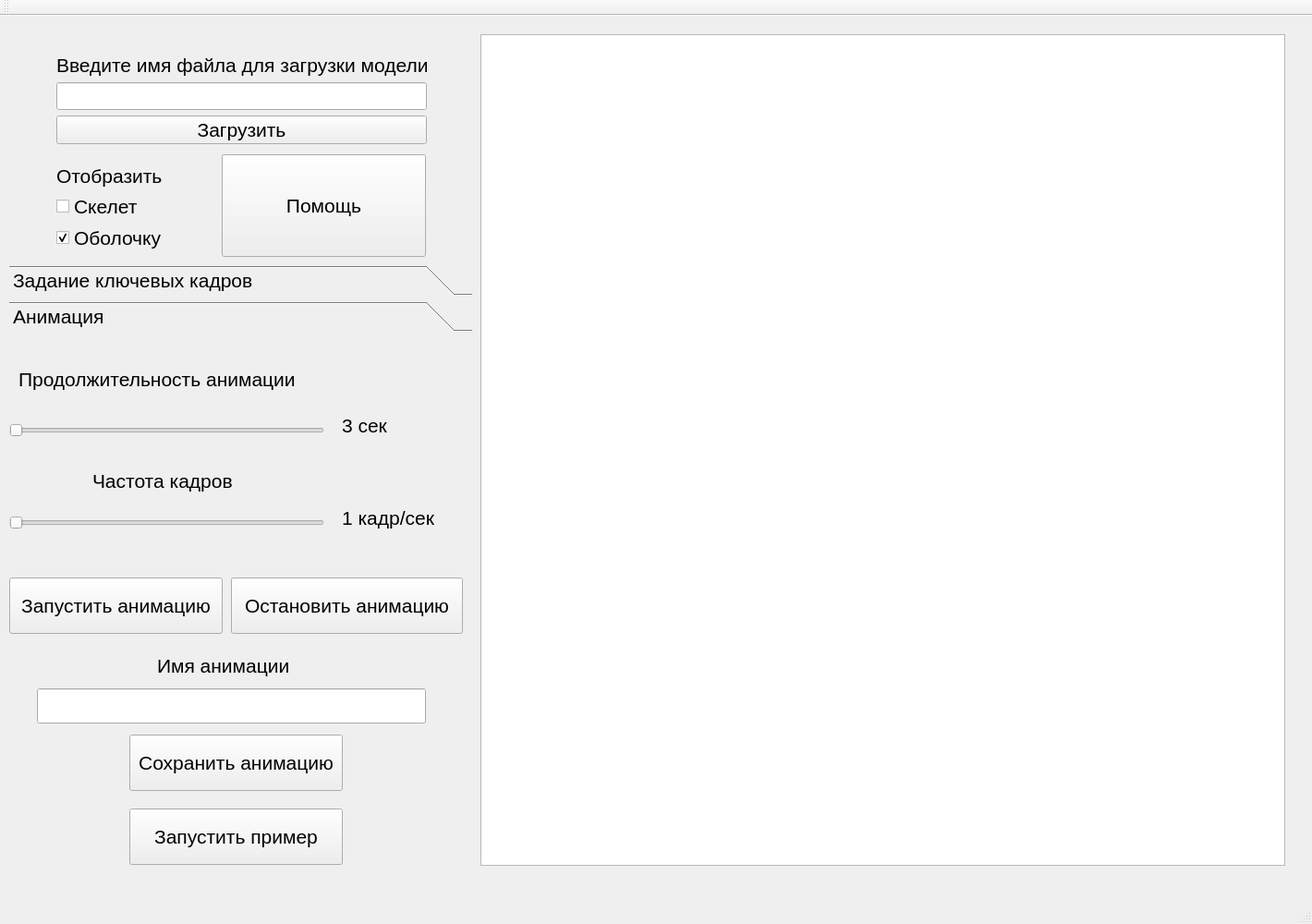
<?xml version="1.0" encoding="UTF-8"?>
<ui version="4.0">
 <class>MainWindow</class>
 <widget class="QMainWindow" name="MainWindow">
  <property name="geometry">
   <rect>
    <x>0</x>
    <y>0</y>
    <width>1420</width>
    <height>1000</height>
   </rect>
  </property>
  <property name="windowTitle">
   <string>MainWindow</string>
  </property>
  <widget class="QWidget" name="centralWidget">
   <widget class="QGraphicsView" name="graphicsView">
    <property name="geometry">
     <rect>
      <x>520</x>
      <y>20</y>
      <width>871</width>
      <height>900</height>
     </rect>
    </property>
   </widget>
   <widget class="QToolBox" name="toolBox">
    <property name="geometry">
     <rect>
      <x>10</x>
      <y>270</y>
      <width>501</width>
      <height>671</height>
     </rect>
    </property>
    <property name="font">
     <font>
      <pointsize>16</pointsize>
     </font>
    </property>
    <property name="currentIndex">
     <number>1</number>
    </property>
    <widget class="QWidget" name="page_2">
     <property name="geometry">
      <rect>
       <x>0</x>
       <y>0</y>
       <width>501</width>
       <height>583</height>
      </rect>
     </property>
     <attribute name="label">
      <string>Задание ключевых кадров</string>
     </attribute>
     <widget class="QPushButton" name="btnAdd">
      <property name="geometry">
       <rect>
        <x>70</x>
        <y>230</y>
        <width>361</width>
        <height>51</height>
       </rect>
      </property>
      <property name="font">
       <font>
        <pointsize>16</pointsize>
       </font>
      </property>
      <property name="text">
       <string>Добавить новый ключевой кадр</string>
      </property>
     </widget>
     <widget class="QComboBox" name="cmbFrames">
      <property name="geometry">
       <rect>
        <x>70</x>
        <y>160</y>
        <width>361</width>
        <height>32</height>
       </rect>
      </property>
      <property name="font">
       <font>
        <pointsize>16</pointsize>
       </font>
      </property>
      <property name="currentIndex">
       <number>-1</number>
      </property>
     </widget>
     <widget class="QLabel" name="label_3">
      <property name="geometry">
       <rect>
        <x>120</x>
        <y>100</y>
        <width>261</width>
        <height>51</height>
       </rect>
      </property>
      <property name="font">
       <font>
        <pointsize>16</pointsize>
       </font>
      </property>
      <property name="text">
       <string>Список ключевых кадров</string>
      </property>
     </widget>
     <widget class="QPushButton" name="btnView">
      <property name="geometry">
       <rect>
        <x>70</x>
        <y>320</y>
        <width>361</width>
        <height>51</height>
       </rect>
      </property>
      <property name="font">
       <font>
        <pointsize>16</pointsize>
       </font>
      </property>
      <property name="text">
       <string>Просмотреть все ключевые кадры</string>
      </property>
     </widget>
     <widget class="QRadioButton" name="btnLast">
      <property name="geometry">
       <rect>
        <x>0</x>
        <y>20</y>
        <width>401</width>
        <height>22</height>
       </rect>
      </property>
      <property name="text">
       <string>Добавлять ключевые кадры в конец</string>
      </property>
      <property name="checked">
       <bool>true</bool>
      </property>
     </widget>
     <widget class="QRadioButton" name="btnCurrent">
      <property name="geometry">
       <rect>
        <x>0</x>
        <y>60</y>
        <width>501</width>
        <height>22</height>
       </rect>
      </property>
      <property name="text">
       <string>Добавлять ключевые кадры после текущего</string>
      </property>
     </widget>
     <widget class="QPushButton" name="btnDeleteAll">
      <property name="geometry">
       <rect>
        <x>70</x>
        <y>500</y>
        <width>361</width>
        <height>51</height>
       </rect>
      </property>
      <property name="font">
       <font>
        <pointsize>16</pointsize>
       </font>
      </property>
      <property name="text">
       <string>Удалить все ключевые кадры</string>
      </property>
     </widget>
     <widget class="QPushButton" name="btnDeleteCurr">
      <property name="geometry">
       <rect>
        <x>70</x>
        <y>410</y>
        <width>361</width>
        <height>51</height>
       </rect>
      </property>
      <property name="font">
       <font>
        <pointsize>16</pointsize>
       </font>
      </property>
      <property name="text">
       <string>Удалить текущий кадр</string>
      </property>
     </widget>
    </widget>
    <widget class="QWidget" name="page_3">
     <property name="geometry">
      <rect>
       <x>0</x>
       <y>0</y>
       <width>501</width>
       <height>583</height>
      </rect>
     </property>
     <attribute name="label">
      <string>Анимация</string>
     </attribute>
     <widget class="QPushButton" name="btnPlay">
      <property name="geometry">
       <rect>
        <x>0</x>
        <y>260</y>
        <width>231</width>
        <height>61</height>
       </rect>
      </property>
      <property name="text">
       <string>Запустить анимацию</string>
      </property>
     </widget>
     <widget class="QSlider" name="Speed">
      <property name="geometry">
       <rect>
        <x>0</x>
        <y>180</y>
        <width>341</width>
        <height>41</height>
       </rect>
      </property>
      <property name="minimum">
       <number>1</number>
      </property>
      <property name="maximum">
       <number>25</number>
      </property>
      <property name="orientation">
       <enum>Qt::Horizontal</enum>
      </property>
     </widget>
     <widget class="QLabel" name="label_4">
      <property name="geometry">
       <rect>
        <x>90</x>
        <y>140</y>
        <width>171</width>
        <height>31</height>
       </rect>
      </property>
      <property name="text">
       <string>Частота кадров</string>
      </property>
     </widget>
     <widget class="QSlider" name="Duration">
      <property name="geometry">
       <rect>
        <x>0</x>
        <y>80</y>
        <width>341</width>
        <height>41</height>
       </rect>
      </property>
      <property name="minimum">
       <number>3</number>
      </property>
      <property name="maximum">
       <number>60</number>
      </property>
      <property name="orientation">
       <enum>Qt::Horizontal</enum>
      </property>
     </widget>
     <widget class="QLabel" name="label_5">
      <property name="geometry">
       <rect>
        <x>10</x>
        <y>30</y>
        <width>321</width>
        <height>31</height>
       </rect>
      </property>
      <property name="text">
       <string>Продолжительность анимации</string>
      </property>
     </widget>
     <widget class="QLabel" name="lblDuration">
      <property name="geometry">
       <rect>
        <x>360</x>
        <y>80</y>
        <width>111</width>
        <height>31</height>
       </rect>
      </property>
      <property name="text">
       <string>3 сек</string>
      </property>
     </widget>
     <widget class="QLabel" name="lblFrameRate">
      <property name="geometry">
       <rect>
        <x>360</x>
        <y>180</y>
        <width>131</width>
        <height>31</height>
       </rect>
      </property>
      <property name="text">
       <string>1 кадр/сек</string>
      </property>
     </widget>
     <widget class="QPushButton" name="btnStop">
      <property name="geometry">
       <rect>
        <x>240</x>
        <y>260</y>
        <width>251</width>
        <height>61</height>
       </rect>
      </property>
      <property name="text">
       <string>Остановить анимацию</string>
      </property>
     </widget>
     <widget class="QPushButton" name="btnSafe">
      <property name="geometry">
       <rect>
        <x>130</x>
        <y>430</y>
        <width>231</width>
        <height>61</height>
       </rect>
      </property>
      <property name="text">
       <string>Сохранить анимацию</string>
      </property>
     </widget>
     <widget class="QPushButton" name="btnShowExample">
      <property name="geometry">
       <rect>
        <x>130</x>
        <y>510</y>
        <width>231</width>
        <height>61</height>
       </rect>
      </property>
      <property name="text">
       <string>Запустить пример</string>
      </property>
     </widget>
     <widget class="QLineEdit" name="edtAnimName">
      <property name="geometry">
       <rect>
        <x>30</x>
        <y>380</y>
        <width>421</width>
        <height>38</height>
       </rect>
      </property>
      <property name="font">
       <font>
        <pointsize>16</pointsize>
       </font>
      </property>
     </widget>
     <widget class="QLabel" name="label_6">
      <property name="geometry">
       <rect>
        <x>160</x>
        <y>340</y>
        <width>161</width>
        <height>31</height>
       </rect>
      </property>
      <property name="text">
       <string>Имя анимации</string>
      </property>
     </widget>
    </widget>
   </widget>
   <widget class="QWidget" name="verticalLayoutWidget">
    <property name="geometry">
     <rect>
      <x>50</x>
      <y>30</y>
      <width>423</width>
      <height>120</height>
     </rect>
    </property>
    <layout class="QVBoxLayout" name="verticalLayout">
     <item>
      <widget class="QLabel" name="label">
       <property name="font">
        <font>
         <pointsize>16</pointsize>
        </font>
       </property>
       <property name="text">
        <string>Введите имя файла для загрузки модели</string>
       </property>
      </widget>
     </item>
     <item>
      <widget class="QLineEdit" name="edtInput">
       <property name="font">
        <font>
         <pointsize>16</pointsize>
        </font>
       </property>
      </widget>
     </item>
     <item>
      <widget class="QPushButton" name="btnInput">
       <property name="font">
        <font>
         <pointsize>16</pointsize>
        </font>
       </property>
       <property name="text">
        <string>Загрузить</string>
       </property>
      </widget>
     </item>
    </layout>
   </widget>
   <widget class="QWidget" name="verticalLayoutWidget_2">
    <property name="geometry">
     <rect>
      <x>50</x>
      <y>150</y>
      <width>181</width>
      <height>116</height>
     </rect>
    </property>
    <layout class="QVBoxLayout" name="verticalLayout_2">
     <item>
      <widget class="QLabel" name="label_2">
       <property name="font">
        <font>
         <pointsize>16</pointsize>
        </font>
       </property>
       <property name="text">
        <string>Отобразить</string>
       </property>
      </widget>
     </item>
     <item>
      <widget class="QCheckBox" name="chSkelet">
       <property name="font">
        <font>
         <pointsize>16</pointsize>
        </font>
       </property>
       <property name="text">
        <string>Скелет</string>
       </property>
      </widget>
     </item>
     <item>
      <widget class="QCheckBox" name="chBody">
       <property name="font">
        <font>
         <pointsize>16</pointsize>
        </font>
       </property>
       <property name="text">
        <string>Оболочку</string>
       </property>
       <property name="checked">
        <bool>true</bool>
       </property>
      </widget>
     </item>
    </layout>
   </widget>
   <widget class="QPushButton" name="pushButton">
    <property name="geometry">
     <rect>
      <x>240</x>
      <y>150</y>
      <width>221</width>
      <height>111</height>
     </rect>
    </property>
    <property name="font">
     <font>
      <pointsize>16</pointsize>
     </font>
    </property>
    <property name="text">
     <string>Помощь</string>
    </property>
   </widget>
  </widget>
  <widget class="QMenuBar" name="menuBar">
   <property name="geometry">
    <rect>
     <x>0</x>
     <y>0</y>
     <width>1420</width>
     <height>22</height>
    </rect>
   </property>
  </widget>
  <widget class="QToolBar" name="mainToolBar">
   <attribute name="toolBarArea">
    <enum>TopToolBarArea</enum>
   </attribute>
   <attribute name="toolBarBreak">
    <bool>false</bool>
   </attribute>
  </widget>
  <widget class="QStatusBar" name="statusBar"/>
 </widget>
 <layoutdefault spacing="6" margin="11"/>
 <resources/>
 <connections/>
</ui>
